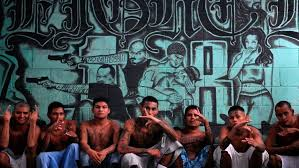
#> input picture CHAPTER6/images/pixel.jpg, 299 x 168 px
$ python 09.draw_histogram.py
#> lines starting #> are read from the running program, lines starting #| are printed output that depends on the picture; after the words box and inside, x2 and y2 are one past the last pixel; in counts of white or black regions, pixels touching at a corner belong together
import numpy as np, cv2


def draw_histo(hist, shape=(200, 256)):
    hist_img = np.full(shape, 255, np.uint8)
    cv2.normalize(hist, hist, 0, shape[0], cv2.NORM_MINMAX)
    gap = hist_img.shape[1]/hist.shape[0]

    for i, h in enumerate(hist):
        x = int(round(i * float(gap)))
        w = int(round(float(gap)))
        cv2.rectangle(hist_img, (x, 0, w, int(h)), 0, cv2.FILLED)

    return cv2.flip(hist_img, 0)

image = cv2.imread("images/pixel.jpg", cv2.IMREAD_GRAYSCALE)
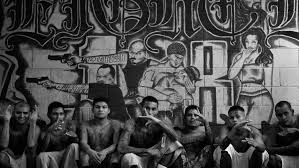
#> image: shape (168, 299); min 0, max 255, mean 75.4
if image is None: raise Exception("영상파일 읽기 오류")

hist = cv2.calcHist([image], [0], None, [32], [0, 256])
#> hist = 32 values, max 3728 at index 0, min 3 at index 31, mean 1569.8
hist_img = draw_histo(hist)
#> the loop in draw_histo, `for i, h in enumerate(hist):` made 32 passes
#> (h, x) on passes 1 to 12: ([200], 0), ([169], 8), ([162.3], 16), ([193.6], 24), ([190.6], 32), ([164], 40), ([149.7], 48), ([130], 56), ([116.5], 64), ([110.9], 72), ([101.7], 80), ([96.7], 88)
#> after the loop in draw_histo, `for i, h in enumerate(hist):`:
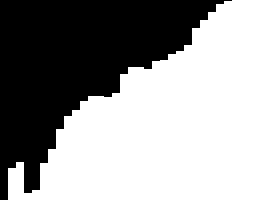
#> hist_img: shape (200, 256); 58.2% white; 1 black region, box (x1, y1, x2, y2) and area: (0, 0, 232, 200) 21408
#> in draw_histo, `return cv2.flip(hist_img, 0)`:
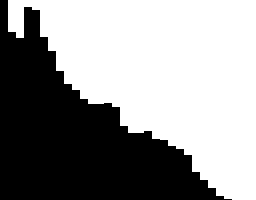
#> returned value: shape (200, 256); 58.2% white; 1 black region, box (x1, y1, x2, y2) and area: (0, 0, 232, 200) 21408

cv2.imshow("image", image)
cv2.imshow("hist_img", hist_img)
cv2.waitKey(0)
